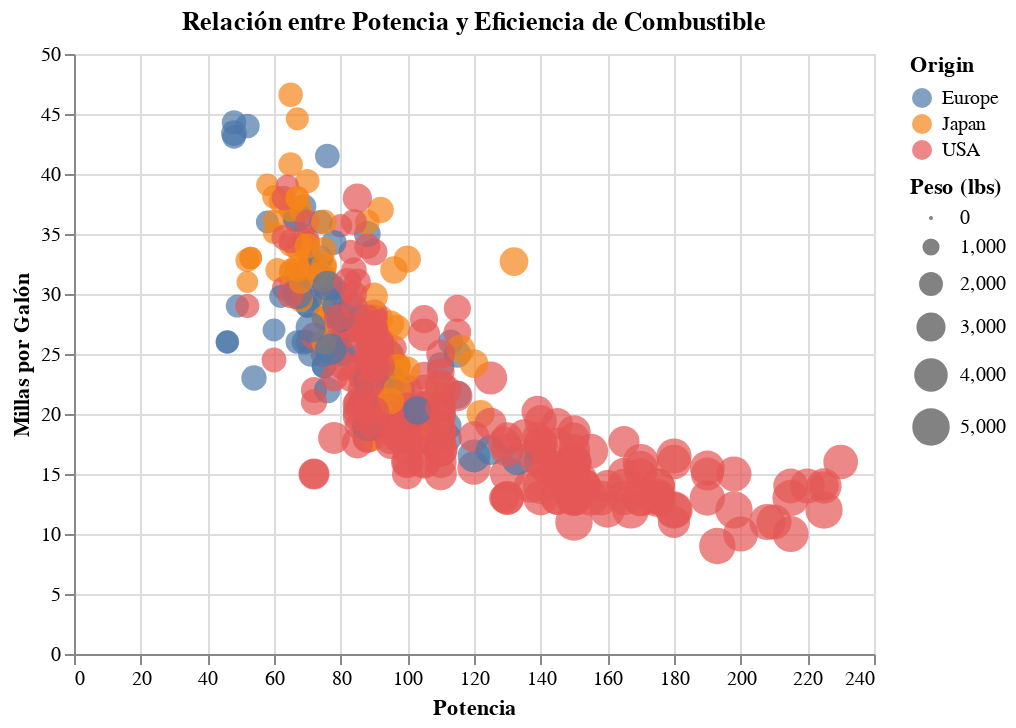

Notebook code cell kept with this figure:
### Markdown cell above
### Ejemplo 4: `mark_circle`
Usaremos `mark_circle` para mostrar la relación entre `Horsepower` y `Miles_per_Gallon`, con el tamaño de cada círculo representando el peso (`Weight_in_lbs`) de los autos

### Code cell
# Gráfico de círculos - Relación entre Potencia y Millas por Galón
circle_chart = alt.Chart(cars).mark_circle().encode(
    x=alt.X('Horsepower', title='Potencia'),
    y=alt.Y('Miles_per_Gallon', title='Millas por Galón'),
    size=alt.Size('Weight_in_lbs', title='Peso (lbs)'),
    color='Origin'
).properties(
    title='Relación entre Potencia y Eficiencia de Combustible'
)
circle_chart.interactive()

### Figure 1 — Vega-Lite specification as saved in the notebook (floating-point values rounded to 4 significant figures; data arrays with more than 128 entries replaced by an {"elided": "..."} marker saying what was removed)
{"config": {"view": {"continuousWidth": 400, "continuousHeight": 300}}, "data": {"name": "data-f02450ab61490a1363517a0190416235"}, "mark": "circle", "encoding": {"color": {"field": "Origin", "type": "nominal"}, "size": {"field": "Weight_in_lbs", "title": "Peso (lbs)", "type": "quantitative"}, "x": {"field": "Horsepower", "title": "Potencia", "type": "quantitative"}, "y": {"field": "Miles_per_Gallon", "title": "Millas por Galón", "type": "quantitative"}}, "selection": {"selector004": {"type": "interval", "bind": "scales", "encodings": ["x", "y"]}}, "title": "Relación entre Potencia y Eficiencia de Combustible", "$schema": "https://vega.github.io/schema/vega-lite/v4.17.0.json", "datasets": {"data-f02450ab61490a1363517a0190416235": {"elided": "406 records"}}}
